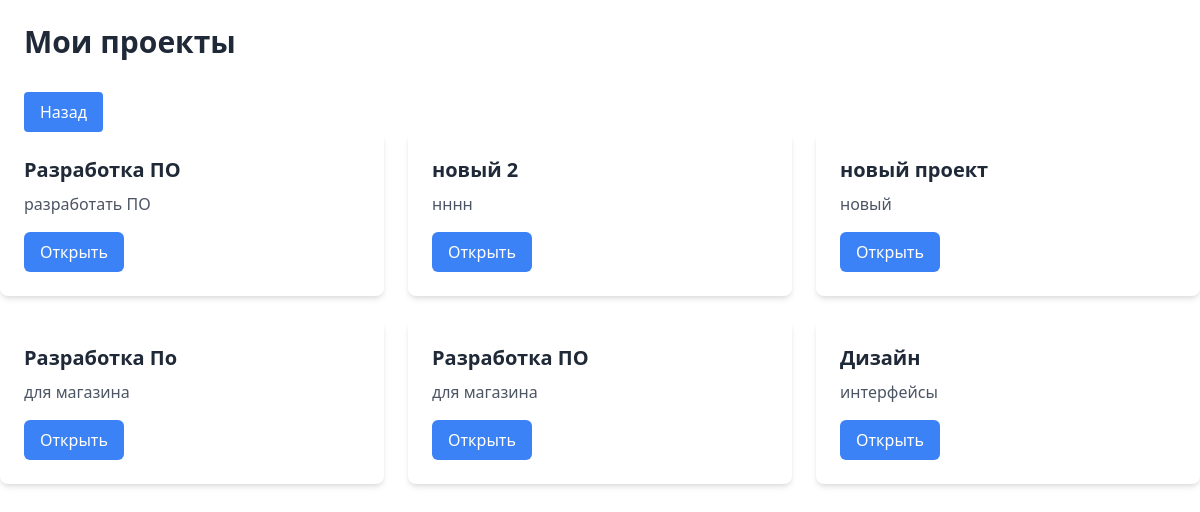
The app's page /menu/my-projects (signed in) with its own data.
### TeamRunApp/models.py (models this page shows, shortened)
class Project(models.Model):
    name = models.CharField(max_length=100)
    description = models.TextField()
    owner = models.ForeignKey(CustomUser, on_delete=models.CASCADE, default=1)
    created_at = models.DateTimeField(auto_now_add=True)
    updated_at = models.DateTimeField(auto_now=True)

### TeamRunApp/views.py (the view)
# urls.py: path("menu/my-projects", views.MyProjectsView.as_view(), name="my-projects"),
class MyProjectsView(ListView, LoginRequiredMixin):
    model = Project
    template_name = 'my_projects.html'
    context_object_name = 'project'
    def get_queryset(self):
        user_memberships = ProjectMembership.objects.filter(user=self.request.user)
        project_ids = user_memberships.values_list('project_id', flat=True)
        return Project.objects.filter(id__in=project_ids)

### theme/templates/my_projects.html (shortened to what this page needs)
{% extends "base.html" %}
{% block content %}
<h1 class="text-3xl font-bold text-gray-800 mb-8 ml-6 mt-6">Мои проекты</h1>
<a href="{% url 'menu' %}" class="btn w-16 ml-6">
    <button class="bg-blue-500 text-white px-4 py-2 rounded">
        Назад
    </button>
</a>
<div class="grid grid-cols-1 md:grid-cols-2 lg:grid-cols-3 gap-6">
    {% for project in project.all %}
    <div class="bg-white p-6 rounded-lg shadow-md">
        <h2 class="text-xl font-semibold text-gray-800 mb-2">{{ project.name }}</h2>
        <p class="text-gray-600">{{ project.description }}</p>
        <a href="{% url 'project_detail' project.id %}" class="mt-4 inline-block bg-blue-500 text-white px-4 py-2 rounded-md hover:bg-blue-600">Открыть</a>
    </div>
    {% endfor %}
</div>
{% endblock %}

### records on screen
Project: name "Разработка ПО", description "разработать ПО"
Project: name "новый 2", description "нннн"
Project: name "новый проект", description "новый"
Project: name "Разработка По", description "для магазина"
Project: name "Разработка ПО", description "для магазина"
Project: name "Дизайн", description "интерфейсы"
